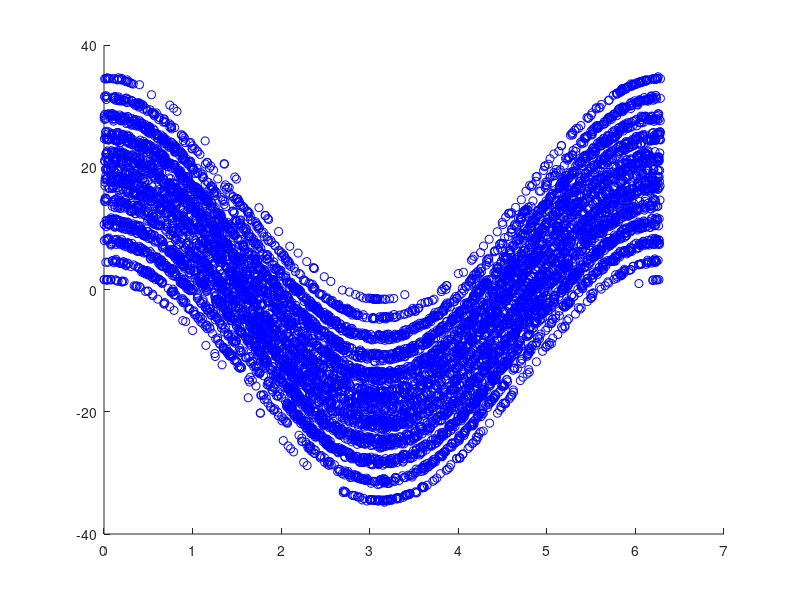

Recreate this plot in MATLAB.


alpha           = 0.5;
gamma           = 6 * pi;
T               = @(theta, nu) [mod(theta + nu, 2*pi), alpha * nu + gamma*cos(theta + nu)];
N               = 200;

N_b             = 10000;

initials        = zeros(N_b, 2);
finals          = zeros(N_b, 2);
for k = [1:N_b]
    initials(k,:) = [2 + 1.9 * cos(k), 2 + 1.9 * sin(k)];
end

highs           = 0;

for k = [1:N_b]
    loc         = initials(k,:);
    for i = [1:N]
        loc     = T(loc(1), loc(2));
        highs   = highs + (loc(2) > 11.1*pi);
    end
    finals(k,:) = loc;
end

scatter(finals(:,1), finals(:,2), 'b');

